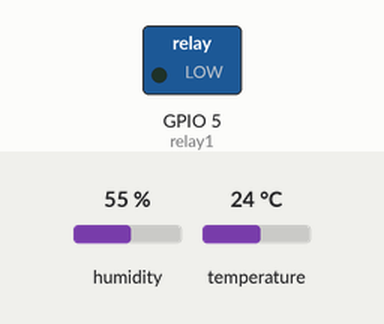
A sketch run on a simulated ESP8266 (NodeMCU). On the bench: switched loads named in the sketch (green lamp = pin HIGH). The inputs (shaded band) are chosen by the test bench; at power-on: humidity 55 %, temperature 24 °C. WiFi joins after 1.5 s; servers stay silent unless stated.

Above: at 1.9 s.
At 2.9 s:
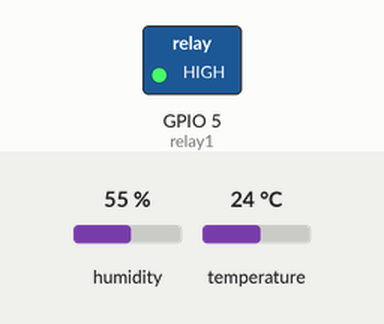
Timing chart, 0 to 4.4 s (numbered marks = the images above):
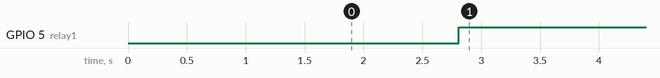

Measured:
- by itself, GPIO 5 (relay1): LOW → HIGH at 2.8 s

The sketch:

I_Humidity_level_control__set_point_and_hysteresis__DHT22_an.ino
```cpp
#include <DHT.h>
#include <ESP8266WiFi.h>
#include <BlynkSimpleEsp8266.h>
#include <SimpleTimer.h>
#include <WidgetLED.h>
#define BLYNK_PRINT Serial
char auth[] = "XXX`indent preformatted text by 4 spaces`";
SimpleTimer timer;
#define DHTPIN 2
#define DHTTYPE DHT22
const int relay1 =  5;
int humLowTrigger = 40;
DHT dht(DHTPIN, DHTTYPE);
void Readdata()
{
  float h = dht.readHumidity();
  float t = dht.readTemperature();
  Blynk.virtualWrite(10, h);
  Blynk.virtualWrite(11, h);
  Blynk.virtualWrite(20, t);
  Blynk.virtualWrite(21, t);
  Blynk.virtualWrite(15, relay1);
  Blynk.virtualWrite(25, humLowTrigger);
  if(h < humLowTrigger) {
      digitalWrite(relay1, LOW);
      Blynk.virtualWrite(V26, 0);
  } else {
      digitalWrite(relay1, HIGH);
      Blynk.virtualWrite(V26, 255);
  }
}
BLYNK_WRITE(V7)
{
  Blynk.virtualWrite(V7, humLowTrigger);
}
void setup()
{
  Serial.begin(9600);
  Blynk.begin(auth, "X", "Y");
  timer.setInterval(1000, Readdata);
  dht.begin();
  pinMode(relay1, OUTPUT);
  digitalWrite(relay1, LOW);
}
void loop()
{
  Blynk.run();
  timer.run();
}
```
